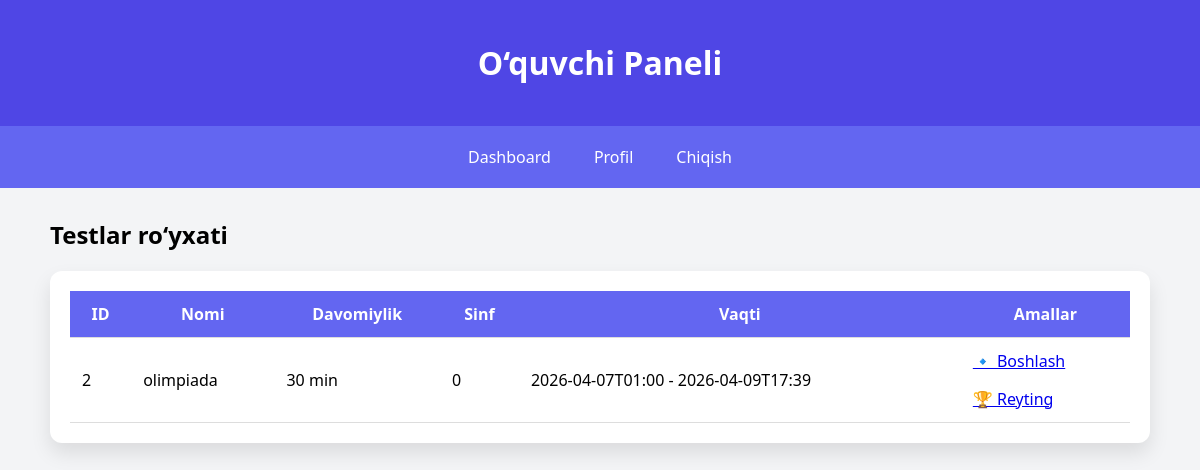
Page /student/ (signed in) on the committed database.
### tables this page shows
CREATE TABLE tests (
            id INTEGER PRIMARY KEY AUTOINCREMENT,
            title TEXT NOT NULL,
            duration INTEGER NOT NULL,
            description TEXT NOT NULL,
            test_class INTEGER NOT NULL,
            start_time DATETIME NOT NULL,
            end_time DATETIME NOT NULL
        );

### routes/student.py (the view)
@bp.route("/")
def student_dashboard():
    user_id = session.get("user_id")
    if not user_id:
        return redirect(url_for("auth.login"))
    with sqlite3.connect("database.db") as conn:
        conn.row_factory = sqlite3.Row
        user = conn.execute(
            "SELECT * FROM users WHERE id=?",
            (user_id,)
        ).fetchone()
        if not user:
            return redirect(url_for("auth.login"))
        user_class = str(user["class_number"])  # stringga o'tkazamiz
        tests = conn.execute(
            """
            SELECT * FROM tests
            WHERE ',' || test_class || ',' LIKE ?
            """,
            (f"%,{user_class},%",)
        ).fetchall()
        results = conn.execute(
            """
            SELECT id, test_id, completed, start_time, end_time
            FROM test_results
            WHERE user_id=?
            ORDER BY id DESC
            """,
            (user_id,)
        ).fetchall()
    tests_list = []
    for test in tests:
        test_dict = dict(test)
        try:
            test_dict["start_time_dt"] = datetime.strptime(
                test_dict["start_time"], "%Y-%m-%dT%H:%M"
            )
            test_dict["end_time_dt"] = datetime.strptime(
                test_dict["end_time"], "%Y-%m-%dT%H:%M"
            )
        except:
            test_dict["start_time_dt"] = None
            test_dict["end_time_dt"] = None
        res_completed = next(
            (r for r in results if r["test_id"] == test_dict["id"] and r["completed"] == 1),
            None
        )
        res_started = next(
            (r for r in results if r["test_id"] == test_dict["id"]),
            None
        )
        res = res_completed if res_completed else res_started
        test_dict["started"] = bool(res and res["start_time"])
        test_dict["completed"] = bool(res["completed"]) if res else False
        test_dict["result_id"] = res["id"] if res else None
        def parse_dt(dt):
            try:
                return datetime.fromisoformat(dt) if dt else None
            except:
                return None
        test_dict["result_start"] = parse_dt(res["start_time"]) if res else None
        test_dict["result_end"] = parse_dt(res["end_time"]) if res else None
        tests_list.append(test_dict)
    current_time = datetime.now()
    return render_template(
        "student/dashboard.html",
        tests=tests_list,
        current_time=current_time
    )

### templates/student/dashboard.html (shortened to what this page needs)
{% extends "base.html" %}
{% block content %}
<h2>Testlar ro‘yxati</h2>
<div class="card">
    {% if tests %}
    <table>
        <thead>
            <tr>
                <th>ID</th>
                <th>Nomi</th>
                <th>Davomiylik</th>
                <th>Sinf</th>
                <th>Vaqti</th>
                <th>Amallar</th>
            </tr>
        </thead>
        <tbody>
            {% for test in tests %}
            <tr>
                <td>{{ test.id }}</td>
                <td>{{ test.title }}</td>
                <td>{{ test.duration }} min</td>
                <td>{{ test.test_class }}</td>
                <td>{{ test.start_time }} - {{ test.end_time }}</td>
                <td>
                {% if current_time < test.start_time_dt %}
                    Test boshlanmagan
                {% elif current_time >= test.start_time_dt and current_time <= test.end_time_dt %}
                    {% if test.completed %}
                        Test topshirilgan, natijani ko‘rish uchun test muddati tugashini kuting
                    {% elif test.started %}
                        <a href="/student/take_test/{{ test.result_id }}">🔸 Davom ettirish</a>
                    {% else %}
                        <a href="/student/start_test/{{ test.id }}">🔹 Boshlash</a>
                    {% endif %}
                {% elif current_time > test.end_time_dt %}
                    {% if test.completed %}
                        <a href="/student/view_result/{{ test.id }}">Natijani ko‘rish  </a>
                    {% else %}
                        Test tugadi
                    {% endif %}
                {% endif %}
                <a href="/student/test_ranking/{{ test.id }}" >  🏆 Reyting</a>
                </td>
            </tr>
            {% endfor %}
        </tbody>
    </table>
    {% else %}
        <p>Hozircha mavjud testlar yo‘q.</p>
    {% endif %}
</div>
{% endblock %}

### templates/base.html (style rules this page uses)
body { font-family: 'Segoe UI', sans-serif; background: #f3f4f6; margin: 0; }
.card { background: #fff; padding: 20px; border-radius: 12px; box-shadow: 0 10px 20px rgba(0,0,0,0.1); margin-bottom: 25px; }
table { width: 100%; border-collapse: collapse; }
table th, table td { padding: 12px; border-bottom: 1px solid #ddd; }
table th { background: #6366f1; color: #fff; }

### rows in the picture
tests: id "2", title "olimpiada", duration "30", test_class "0", start_time "2026-04-07T01:00", end_time "2026-04-09T17:39"
